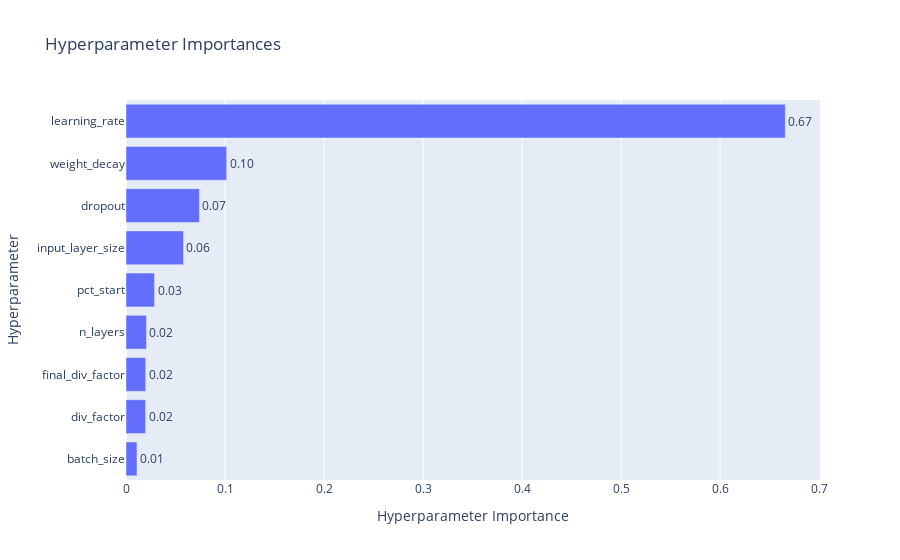

Notebook code for this chart:
### Code cell
plot_param_importances(study)

### Figure 1 — Plotly figure (JSON) as saved in the notebook; plotly's stock layout.template omitted (floating-point values rounded to 4 significant figures)
{"data": [{"cliponaxis": false, "hovertemplate": ["batch_size (IntDistribution): 0.011097551363198049<extra></extra>", "div_factor (FloatDistribution): 0.01977404042590553<extra></extra>", "final_div_factor (FloatDistribution): 0.019892085733390026<extra></extra>", "n_layers (IntDistribution): 0.02067114006102101<extra></extra>", "pct_start (FloatDistribution): 0.02880944491783854<extra></extra>", "input_layer_size (IntDistribution): 0.058033980337427654<extra></extra>", "dropout (FloatDistribution): 0.07416456532875139<extra></extra>", "weight_decay (FloatDistribution): 0.1016855010749477<extra></extra>", "learning_rate (FloatDistribution): 0.6658716907575201<extra></extra>"], "name": "Objective Value", "orientation": "h", "text": ["0.01", "0.02", "0.02", "0.02", "0.03", "0.06", "0.07", "0.10", "0.67"], "textposition": "outside", "type": "bar", "x": [0.0111, 0.01977, 0.01989, 0.02067, 0.02881, 0.05803, 0.07416, 0.1017, 0.6659], "y": ["batch_size", "div_factor", "final_div_factor", "n_layers", "pct_start", "input_layer_size", "dropout", "weight_decay", "learning_rate"]}], "layout": {"title": {"text": "Hyperparameter Importances"}, "xaxis": {"title": {"text": "Hyperparameter Importance"}}, "yaxis": {"title": {"text": "Hyperparameter"}}}}
